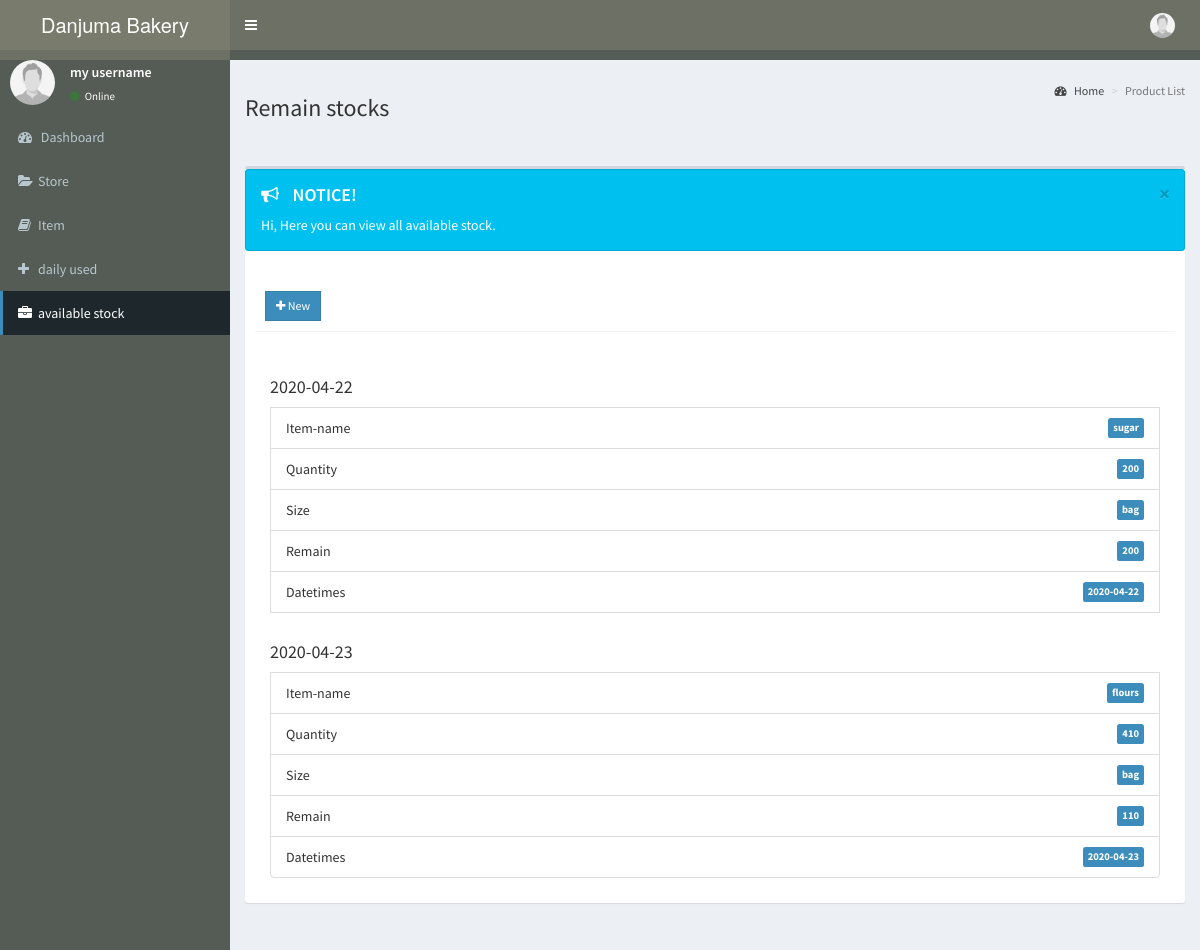
The page /stock/remain.php on the database its author committed.
### tables this page shows
CREATE TABLE `store` (
  `id` int(11) NOT NULL,
  `Item_name` varchar(120) NOT NULL,
  `Item_type` varchar(120) NOT NULL,
  `Quantity` varchar(120) NOT NULL,
  `Item_amount` varchar(120) NOT NULL,
  `Exp_date` date NOT NULL,
  `Addedby` varchar(120) NOT NULL,
  `Size` varchar(120) NOT NULL,
  `Measure` varchar(120) NOT NULL,
  `Datetimes` date NOT NULL,
  `Remain` varchar(11) NOT NULL DEFAULT 'off',
  `Status` varchar(11) NOT NULL DEFAULT 'on'
);

### stock/remain.php (the view, shortened to what this page needs)
<?php include 'includes/header.php'; ?>
<body class="hold-transition skin-blue sidebar-mini">
<div class="wrapper">
  <?php include 'includes/navbar.php'; ?>
  <?php include 'includes/menubar.php'; ?>
  <div class="content-wrapper">
  <section class="content-header">
    <h3>Remain stocks</h3>
          <ol class="breadcrumb">
        <li><a href="#"><i class="fa fa-dashboard"></i> Home</a></li>
        <li class="active">Product List</li>
      </ol>
    </section>
    <br>
    <section class="content">
      <div class="row">
        <div class="col-xs-12">
          <div class="box">
            <div class='alert alert-info alert-dismissible'>
              <button type='button' class='close' data-dismiss='alert' aria-hidden='true'>&times;</button>
              <h4><i class='icon fa fa-bullhorn'></i> NOTICE!</h4>
             Hi, Here you can view all available stock.
            </div>
            <div class="box-body">
               <div class="box-header with-border">
              <a href="#addnew" data-toggle="modal" class="btn btn-primary btn-sm btn-flat"><i class="fa fa-plus"></i> New</a>
            </div>
          <ul class="list-group">
                  <?php
                   $obj = new DBH;
                $conn= $obj->Connect();
            $sql=$conn->query("SELECT  * FROM store where Status='on' order by id desc ");
           if ($sql->rowCount() > 0) {
                   while ($row = $sql->fetch()) {?>
                     <br>
                     <h4><?php  echo date("Y-m-d", strtotime($row['Datetimes'])) ;  ?></h4>
                 <li class="list-group-item">Item-name <span class="label label-primary pull-right"><?php echo $row['Item_name']  ?></span>   </li>
                  <li class="list-group-item">Quantity <span class="label label-primary pull-right"><?php echo $row['Quantity']  ?></span>   </li>
                    <li class="list-group-item">Size<span class="label label-primary pull-right"><?php echo $row['Size'] ?></span>   </li>
                   <li class="list-group-item">Remain<span class="label label-primary pull-right"><?php
                    $remain = $row['Remain'];
                   if ($remain=='off') {
                   $remain = $row['Quantity'];
                   }else{
                     $remain = $row['Remain'];
                   }
                      echo $remain?></span>   </li>
                     <li class="list-group-item">Datetimes <span class="label label-primary pull-right"><?php
                     echo (!empty($row['Datetimes'])) ? $row['Datetimes'] : 0;  ?></span>   </li> <?php } }?>
              </ul>
            </div>
          </div>
        </div>
      </div>
    </section>
  </div>
</div>
</body>
</html>

### stock/remain.php (style rules this page uses)
.label { padding: 5px; }

### rows shown on the page
store: Datetimes "2020-04-22", Item_name "sugar", Quantity "200", Size "bag"
store: Datetimes "2020-04-23", Item_name "flours", Quantity "410", Size "bag", Remain "110"
